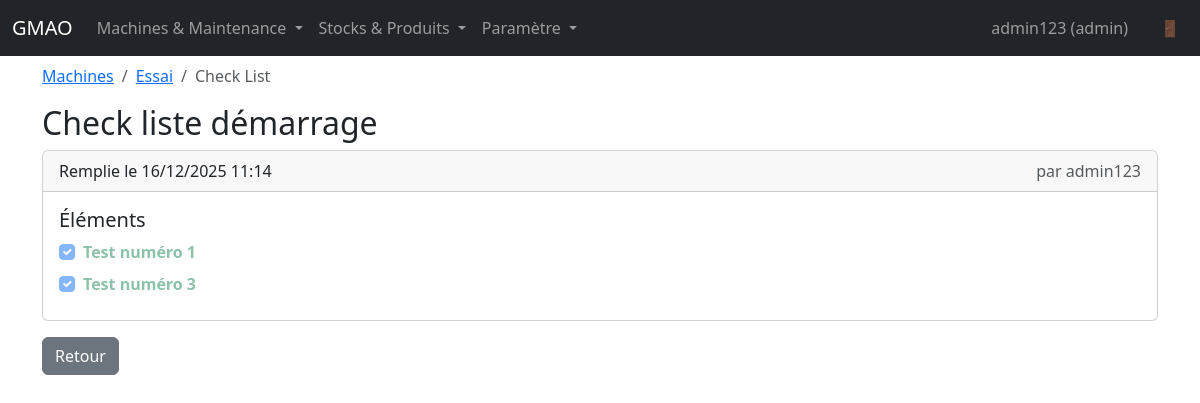
The page /machines/4/checklists/1/instances/3 (signed in) on the database its author committed.
### app.py (models this page shows, shortened)
class User(UserMixin, db.Model):
    id = db.Column(db.Integer, primary_key=True)
    username = db.Column(db.String(80), unique=True, nullable=False)
    password_hash = db.Column(db.String(255), nullable=False)
    user_type = db.Column(db.String(20), nullable=False)

class Machine(db.Model):
    id = db.Column(db.Integer, primary_key=True)
    name = db.Column(db.String(120), nullable=False)
    code = db.Column(db.String(50), unique=True, nullable=False)
    parent_id = db.Column(db.Integer, db.ForeignKey("machine.id"))
    hour_counter_enabled = db.Column(db.Boolean, default=False)
    hours = db.Column(db.Float, default=0.0)
    counter_unit = db.Column(db.String(20), nullable=True)  # Unité du compteur (h, cycles, anneaux, etc.)
    stock_id = db.Column(db.Integer, db.ForeignKey("stock.id"), nullable=True)  # Stock associé par défaut
    parent = db.relationship("Machine", remote_side=[id], backref="children")
    stock = db.relationship("Stock")
    counters = db.relationship("Counter", back_populates="machine", cascade="all, delete-orphan")

class ChecklistTemplate(db.Model):
    id = db.Column(db.Integer, primary_key=True)
    machine_id = db.Column(db.Integer, db.ForeignKey("machine.id"), nullable=False)
    name = db.Column(db.String(200), nullable=False)
    created_at = db.Column(db.DateTime, nullable=False, default=dt.datetime.utcnow)
    machine = db.relationship("Machine", backref="checklist_templates")
    items = db.relationship(
        "ChecklistItem",
        back_populates="template",
        cascade="all, delete-orphan",
        order_by="ChecklistItem.id",
    )
    instances = db.relationship(
        "ChecklistInstance",
        back_populates="template",
        cascade="all, delete-orphan",
        order_by="ChecklistInstance.created_at.desc()",
    )

class ChecklistInstance(db.Model):
    id = db.Column(db.Integer, primary_key=True)
    template_id = db.Column(db.Integer, db.ForeignKey("checklist_template.id"), nullable=False)
    machine_id = db.Column(db.Integer, db.ForeignKey("machine.id"), nullable=False)
    user_id = db.Column(db.Integer, db.ForeignKey("user.id"))
    created_at = db.Column(db.DateTime, nullable=False, default=dt.datetime.utcnow)
    comment = db.Column(db.Text)
    template = db.relationship("ChecklistTemplate", back_populates="instances")
    machine = db.relationship("Machine", backref="checklist_instances")
    user = db.relationship("User")
    values = db.relationship(
        "ChecklistInstanceValue",
        back_populates="instance",
        cascade="all, delete-orphan",
    )

class ChecklistInstanceValue(db.Model):
    id = db.Column(db.Integer, primary_key=True)
    instance_id = db.Column(db.Integer, db.ForeignKey("checklist_instance.id"), nullable=False)
    item_id = db.Column(db.Integer, db.ForeignKey("checklist_item.id"), nullable=False)
    checked = db.Column(db.Boolean, default=False)
    instance = db.relationship("ChecklistInstance", back_populates="values")
    item = db.relationship("ChecklistItem")

class ChecklistItem(db.Model):
    id = db.Column(db.Integer, primary_key=True)
    template_id = db.Column(db.Integer, db.ForeignKey("checklist_template.id"), nullable=False)
    label = db.Column(db.String(300), nullable=False)
    order = db.Column(db.Integer, default=0)
    template = db.relationship("ChecklistTemplate", back_populates="items")

### app.py (the view)
@app.route("/machines/<int:machine_id>/checklists/<int:template_id>/instances/<int:instance_id>")
@login_required
def checklist_instance_detail(machine_id, template_id, instance_id):
    machine = Machine.query.get_or_404(machine_id)
    template = ChecklistTemplate.query.get_or_404(template_id)
    instance = ChecklistInstance.query.get_or_404(instance_id)
    if instance.template_id != template_id or instance.machine_id != machine_id:
        abort(404)
    return render_template("checklist_instance_detail.html", machine=machine, template=template, instance=instance)

### app.py (called while the page is built)
@login_manager.user_loader
def load_user(user_id):
    return User.query.get(int(user_id))

@app.context_processor
def inject_now():
    return {"now": dt.datetime.utcnow()}

### templates/checklist_instance_detail.html (shortened to what this page needs)
{% extends "base.html" %}
{% block content %}
<nav aria-label="breadcrumb" class="mb-3">
  <ol class="breadcrumb">
    <li class="breadcrumb-item"><a href="{{ url_for('machines') }}">Machines</a></li>
    <li class="breadcrumb-item"><a href="{{ url_for('machine_detail', machine_id=machine.id) }}">{{ machine.name }}</a></li>
    <li class="breadcrumb-item active">Check List</li>
  </ol>
</nav>
<h2>{{ template.name }}</h2>
<div class="card mb-3">
  <div class="card-header">
    <div class="d-flex justify-content-between align-items-center">
      <span>Remplie le {{ instance.created_at.strftime("%d/%m/%Y %H:%M") }}</span>
      {% if instance.user %}
      <span class="text-muted">par {{ instance.user.username }}</span>
      {% endif %}
    </div>
  </div>
  <div class="card-body">
    <h5 class="card-title">Éléments</h5>
    {% for item in template.items %}
      {% set value = instance.values|selectattr('item_id', 'equalto', item.id)|first %}
      <div class="form-check mb-2">
        <input class="form-check-input" type="checkbox" disabled {% if value and value.checked %}checked{% endif %} />
        <label class="form-check-label {% if value and value.checked %}text-success fw-bold{% else %}text-muted{% endif %}">
          {{ item.label }}
        </label>
      </div>
    {% endfor %}
  </div>
</div>
<a href="{{ url_for('machine_detail', machine_id=machine.id) }}" class="btn btn-secondary">Retour</a>
{% endblock %}

### templates/base.html (shortened to what this page needs)
<!doctype html>
<html lang="fr">
  <head>
    <link
      href="https://cdn.jsdelivr.net/npm/bootstrap@5.3.3/dist/css/bootstrap.min.css"
      rel="stylesheet"
    />
  </head>
  <body>
    <nav class="navbar navbar-expand-lg navbar-dark bg-dark fixed-top">
      <div class="container-fluid">
        <a class="navbar-brand" href="{{ url_for('index') }}">GMAO</a>
        <div class="collapse navbar-collapse" id="navbarNav">
          {% if current_user.is_authenticated %}
          <ul class="navbar-nav me-auto">
            <li class="nav-item dropdown">
              <a class="nav-link dropdown-toggle" href="#" id="navbarDropdown2" role="button" data-bs-toggle="dropdown" aria-expanded="false">
                Machines & Maintenance
              </a>
            </li>
            <li class="nav-item dropdown">
              <a class="nav-link dropdown-toggle" href="#" id="navbarDropdown3" role="button" data-bs-toggle="dropdown" aria-expanded="false">
                Stocks & Produits
              </a>
            </li>
            {% if current_user.user_type == 'admin' %}
            <li class="nav-item dropdown">
              <a class="nav-link dropdown-toggle" href="#" id="navbarDropdownParams" role="button" data-bs-toggle="dropdown" aria-expanded="false">
                Paramètre
              </a>
            </li>
            {% endif %}
          </ul>
          <ul class="navbar-nav">
            <li class="nav-item">
              <span class="nav-link me-3" style="cursor: default;">{{ current_user.username }} ({{ current_user.user_type }})</span>
            </li>
            <li class="nav-item">
              <a class="nav-link" href="{{ url_for('logout') }}" title="Déconnexion">🚪</a>
            </li>
          </ul>
          {% else %}
          <ul class="navbar-nav ms-auto">
            <li class="nav-item">
              <a class="nav-link" href="{{ url_for('login') }}">Connexion</a>
            </li>
          </ul>
          {% endif %}
        </div>
      </div>
    </nav>
    <main class="container">
      {% block content %}{% endblock %}
    </main>
  </body>
</html>

### templates/base.html (style rules this page uses)
body { padding-top: 4rem; }

### rows shown on the page
User: username "admin123", user_type "admin", user.username "admin123"
Machine: name "Essai"
ChecklistTemplate: name "Check liste démarrage"
ChecklistInstance: created_at "16/12/2025 11:14"
ChecklistItem: label "Test numéro 1"
ChecklistInstanceValue: checked "☑"
ChecklistItem: label "Test numéro 3"
ChecklistInstanceValue: checked "☑"
